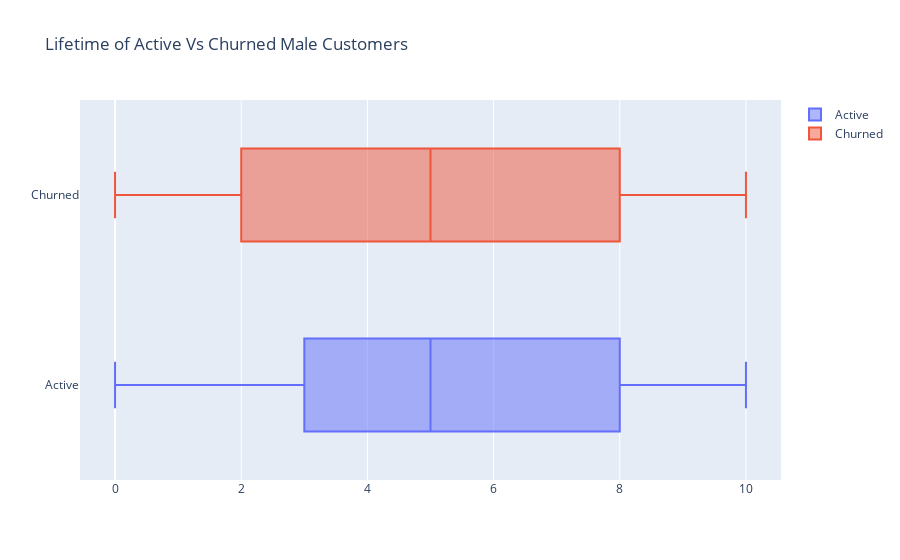

Here is the notebook cell this chart was saved with:
### Markdown cell above
**1.6 Male Tenure stats (Active vs Churned)**

### Code cell
enable_plotly_in_cell()
group_1=go.Box(x=active_male_users['Tenure'], name="Active")
group_2 = go.Box(
    x=churned_male_users['Tenure'],
    name="Churned")

info = [group_1, group_2]
title = "Lifetime of Active Vs Churned Male Customers"
iplot({
            "data": info, 
            "layout": {
                "title": title
            }
       })

### Figure 1 — Plotly figure (JSON) as saved in the notebook; plotly's stock layout.template omitted (floating-point values rounded to 4 significant figures; data arrays with more than 128 entries replaced by an {"elided": "..."} marker saying what was removed)
{"data": [{"name": "Active", "type": "box", "x": {"elided": "4559 int values"}}, {"name": "Churned", "type": "box", "x": {"elided": "898 int values"}}], "layout": {"title": {"text": "Lifetime of Active Vs Churned Male Customers"}}}
